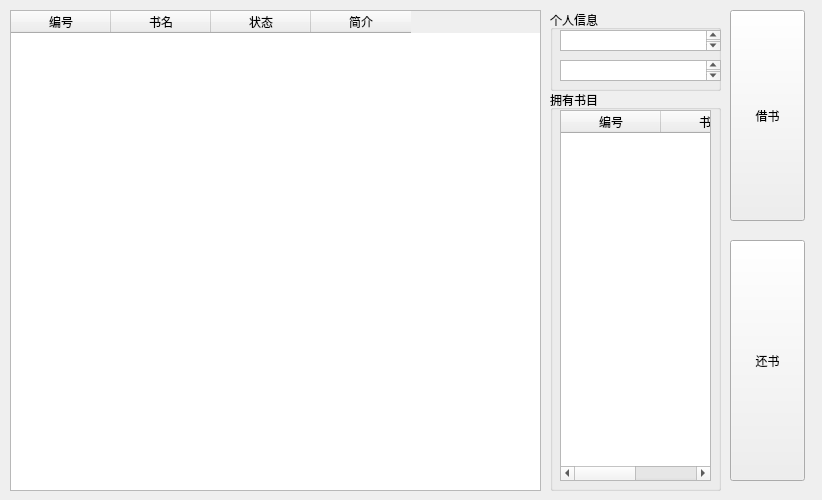
<?xml version="1.0" encoding="UTF-8"?>
<ui version="4.0">
 <class>dash</class>
 <widget class="QWidget" name="dash">
  <property name="geometry">
   <rect>
    <x>0</x>
    <y>0</y>
    <width>822</width>
    <height>500</height>
   </rect>
  </property>
  <property name="windowTitle">
   <string>Form</string>
  </property>
  <widget class="QTableWidget" name="bookTable">
   <property name="geometry">
    <rect>
     <x>10</x>
     <y>10</y>
     <width>531</width>
     <height>481</height>
    </rect>
   </property>
   <column>
    <property name="text">
     <string>编号</string>
    </property>
   </column>
   <column>
    <property name="text">
     <string>书名</string>
    </property>
   </column>
   <column>
    <property name="text">
     <string>状态</string>
    </property>
   </column>
   <column>
    <property name="text">
     <string>简介</string>
    </property>
   </column>
  </widget>
  <widget class="QGroupBox" name="groupBox">
   <property name="geometry">
    <rect>
     <x>550</x>
     <y>10</y>
     <width>171</width>
     <height>81</height>
    </rect>
   </property>
   <property name="title">
    <string>个人信息</string>
   </property>
   <widget class="QTextBrowser" name="idView">
    <property name="geometry">
     <rect>
      <x>10</x>
      <y>20</y>
      <width>161</width>
      <height>21</height>
     </rect>
    </property>
   </widget>
   <widget class="QTextBrowser" name="nameView">
    <property name="geometry">
     <rect>
      <x>10</x>
      <y>50</y>
      <width>161</width>
      <height>21</height>
     </rect>
    </property>
   </widget>
  </widget>
  <widget class="QGroupBox" name="groupBox_2">
   <property name="geometry">
    <rect>
     <x>550</x>
     <y>90</y>
     <width>171</width>
     <height>401</height>
    </rect>
   </property>
   <property name="title">
    <string>拥有书目</string>
   </property>
   <widget class="QTableWidget" name="mybook">
    <property name="geometry">
     <rect>
      <x>10</x>
      <y>20</y>
      <width>151</width>
      <height>371</height>
     </rect>
    </property>
    <column>
     <property name="text">
      <string>编号</string>
     </property>
    </column>
    <column>
     <property name="text">
      <string>书名</string>
     </property>
    </column>
   </widget>
  </widget>
  <widget class="QPushButton" name="bor">
   <property name="geometry">
    <rect>
     <x>730</x>
     <y>10</y>
     <width>75</width>
     <height>211</height>
    </rect>
   </property>
   <property name="text">
    <string>借书</string>
   </property>
  </widget>
  <widget class="QPushButton" name="ret">
   <property name="geometry">
    <rect>
     <x>730</x>
     <y>240</y>
     <width>75</width>
     <height>241</height>
    </rect>
   </property>
   <property name="text">
    <string>还书</string>
   </property>
  </widget>
 </widget>
 <resources/>
 <connections/>
</ui>
